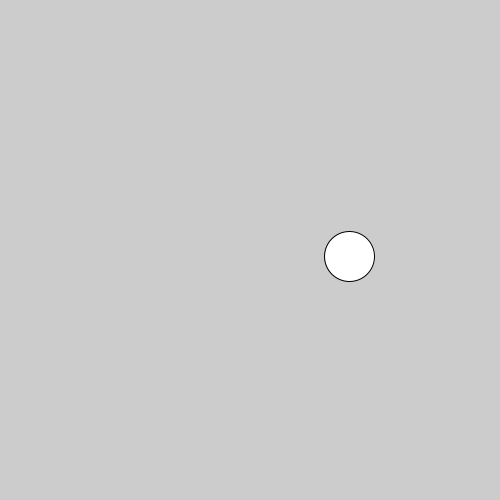
Frame 1 (no input)
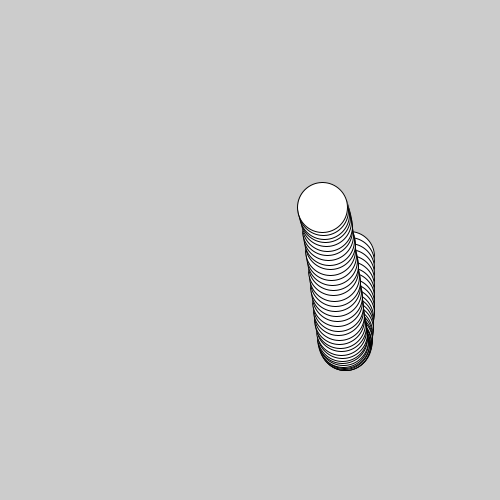
Frame 60 (the mouse pressed at the canvas centre just before this capture)
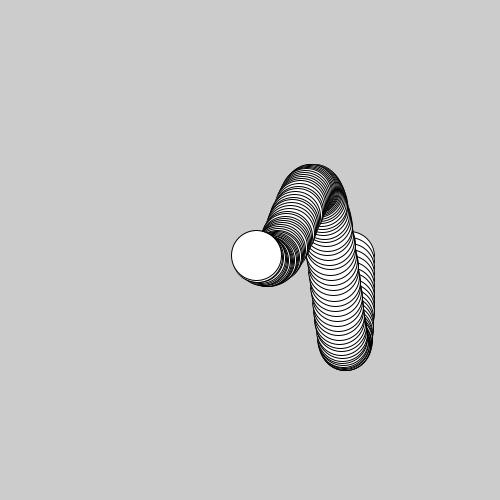
Frame 120 (the mouse held since frame 60 and released just before this capture)

The Processing sketch that drew these frames (run headless with seeded random() and noise(); from frame 60 on, the mouse is pressed at the canvas centre):

// Processing sketch: Oscilation_sin_cos
// ── Oscilation_sin_cos.pde
//Notes on Trig, circular movements
//sin is used to map something on the verticle direction: y
//cos is used to map something on the horrizontal direction: x

float counter = 0;

void setup(){  
  size (500,500);
}

void draw(){
  //background(200);
  counter += TWO_PI/500;
  float s = sin (radians(frameCount)) * 100;
  float x = width/2 + cos(counter) * 100;
  float y = height/2 + sin (counter*5) * cos(counter*1)*100;
  float y2 = height/2 + cos (counter*5) * 100;
  
  // sin is always looking for the range between 0 and 2π
  // TWO_PI is the same with radians(360)
  println(sin(360));
  println(sin(TWO_PI));
  println(sin(radians(360)));
  
  println(sin(PI/2));
  println(sin(radians(90)));
  
  //ellipse(width/2 - 100, y , s,s);
  //ellipse(x, y2, s, s);
  ellipse(x, y, 50, 50);
}
